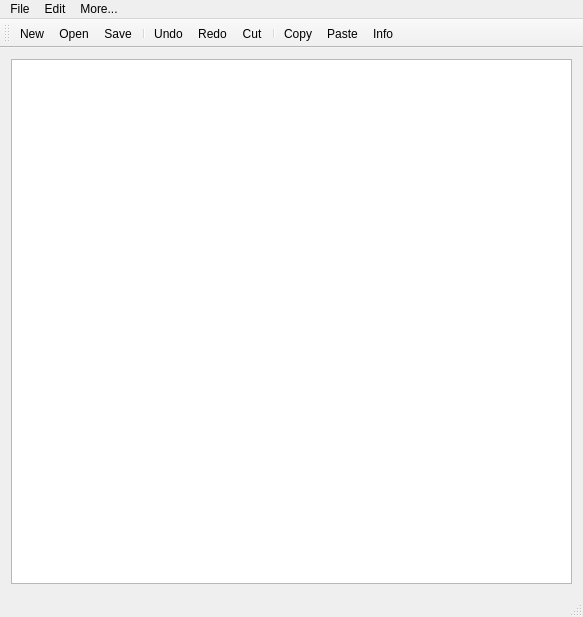
<?xml version="1.0" encoding="UTF-8"?>
<ui version="4.0">
 <class>simplePad</class>
 <widget class="QMainWindow" name="simplePad">
  <property name="geometry">
   <rect>
    <x>0</x>
    <y>0</y>
    <width>583</width>
    <height>617</height>
   </rect>
  </property>
  <property name="windowTitle">
   <string>SimplePad</string>
  </property>
  <property name="windowIcon">
   <iconset>
    <normaloff>:/Images/SimplePad.png</normaloff>:/Images/SimplePad.png</iconset>
  </property>
  <widget class="QWidget" name="centralWidget">
   <layout class="QGridLayout" name="gridLayout">
    <item row="0" column="0">
     <widget class="QPlainTextEdit" name="plainTextEdit"/>
    </item>
   </layout>
  </widget>
  <widget class="QMenuBar" name="menuBar">
   <property name="geometry">
    <rect>
     <x>0</x>
     <y>0</y>
     <width>583</width>
     <height>21</height>
    </rect>
   </property>
   <widget class="QMenu" name="menuFile">
    <property name="title">
     <string>File</string>
    </property>
    <addaction name="actionNew"/>
    <addaction name="actionOpen"/>
    <addaction name="separator"/>
    <addaction name="actionSave"/>
    <addaction name="actionSave_As"/>
   </widget>
   <widget class="QMenu" name="menuEdit">
    <property name="title">
     <string>Edit</string>
    </property>
    <addaction name="actionUndo"/>
    <addaction name="actionRedo"/>
    <addaction name="separator"/>
    <addaction name="actionCut"/>
    <addaction name="actionCopy"/>
    <addaction name="actionPaste"/>
   </widget>
   <widget class="QMenu" name="menuMore">
    <property name="title">
     <string>More...</string>
    </property>
    <addaction name="actionInfo"/>
   </widget>
   <addaction name="menuFile"/>
   <addaction name="menuEdit"/>
   <addaction name="menuMore"/>
  </widget>
  <widget class="QToolBar" name="mainToolBar">
   <attribute name="toolBarArea">
    <enum>TopToolBarArea</enum>
   </attribute>
   <attribute name="toolBarBreak">
    <bool>false</bool>
   </attribute>
   <addaction name="actionNew"/>
   <addaction name="actionOpen"/>
   <addaction name="actionSave"/>
   <addaction name="separator"/>
   <addaction name="actionUndo"/>
   <addaction name="actionRedo"/>
   <addaction name="actionCut"/>
   <addaction name="separator"/>
   <addaction name="actionCopy"/>
   <addaction name="actionPaste"/>
   <addaction name="actionInfo"/>
  </widget>
  <widget class="QStatusBar" name="statusBar"/>
  <action name="actionOpen">
   <property name="icon">
    <iconset resource="resources.qrc">
     <normaloff>:/Images/Images/Open.png</normaloff>:/Images/Images/Open.png</iconset>
   </property>
   <property name="text">
    <string>Open</string>
   </property>
  </action>
  <action name="actionSave">
   <property name="icon">
    <iconset resource="resources.qrc">
     <normaloff>:/Images/Images/Save.png</normaloff>:/Images/Images/Save.png</iconset>
   </property>
   <property name="text">
    <string>Save</string>
   </property>
  </action>
  <action name="actionUndo">
   <property name="icon">
    <iconset resource="resources.qrc">
     <normaloff>:/Images/Images/Undo.png</normaloff>:/Images/Images/Undo.png</iconset>
   </property>
   <property name="text">
    <string>Undo</string>
   </property>
  </action>
  <action name="actionRedo">
   <property name="icon">
    <iconset resource="resources.qrc">
     <normaloff>:/Images/Images/Redo.png</normaloff>:/Images/Images/Redo.png</iconset>
   </property>
   <property name="text">
    <string>Redo</string>
   </property>
  </action>
  <action name="actionCut">
   <property name="icon">
    <iconset resource="resources.qrc">
     <normaloff>:/Images/Images/Cut.png</normaloff>:/Images/Images/Cut.png</iconset>
   </property>
   <property name="text">
    <string>Cut</string>
   </property>
  </action>
  <action name="actionCopy">
   <property name="icon">
    <iconset resource="resources.qrc">
     <normaloff>:/Images/Images/Copy.png</normaloff>:/Images/Images/Copy.png</iconset>
   </property>
   <property name="text">
    <string>Copy</string>
   </property>
  </action>
  <action name="actionPaste">
   <property name="icon">
    <iconset resource="resources.qrc">
     <normaloff>:/Images/Images/Pastte.png</normaloff>:/Images/Images/Pastte.png</iconset>
   </property>
   <property name="text">
    <string>Paste</string>
   </property>
  </action>
  <action name="actionInfo">
   <property name="icon">
    <iconset resource="resources.qrc">
     <normaloff>:/Images/Images/Info.png</normaloff>:/Images/Images/Info.png</iconset>
   </property>
   <property name="text">
    <string>Info</string>
   </property>
  </action>
  <action name="actionNew">
   <property name="icon">
    <iconset resource="resources.qrc">
     <normaloff>:/Images/Images/New.png</normaloff>:/Images/Images/New.png</iconset>
   </property>
   <property name="text">
    <string>New</string>
   </property>
  </action>
  <action name="actionSave_As">
   <property name="icon">
    <iconset resource="resources.qrc">
     <normaloff>:/Images/Images/SaveAs.png</normaloff>:/Images/Images/SaveAs.png</iconset>
   </property>
   <property name="text">
    <string>Save As...</string>
   </property>
  </action>
 </widget>
 <layoutdefault spacing="6" margin="11"/>
 <resources>
  <include location="resources.qrc"/>
 </resources>
 <connections/>
</ui>
